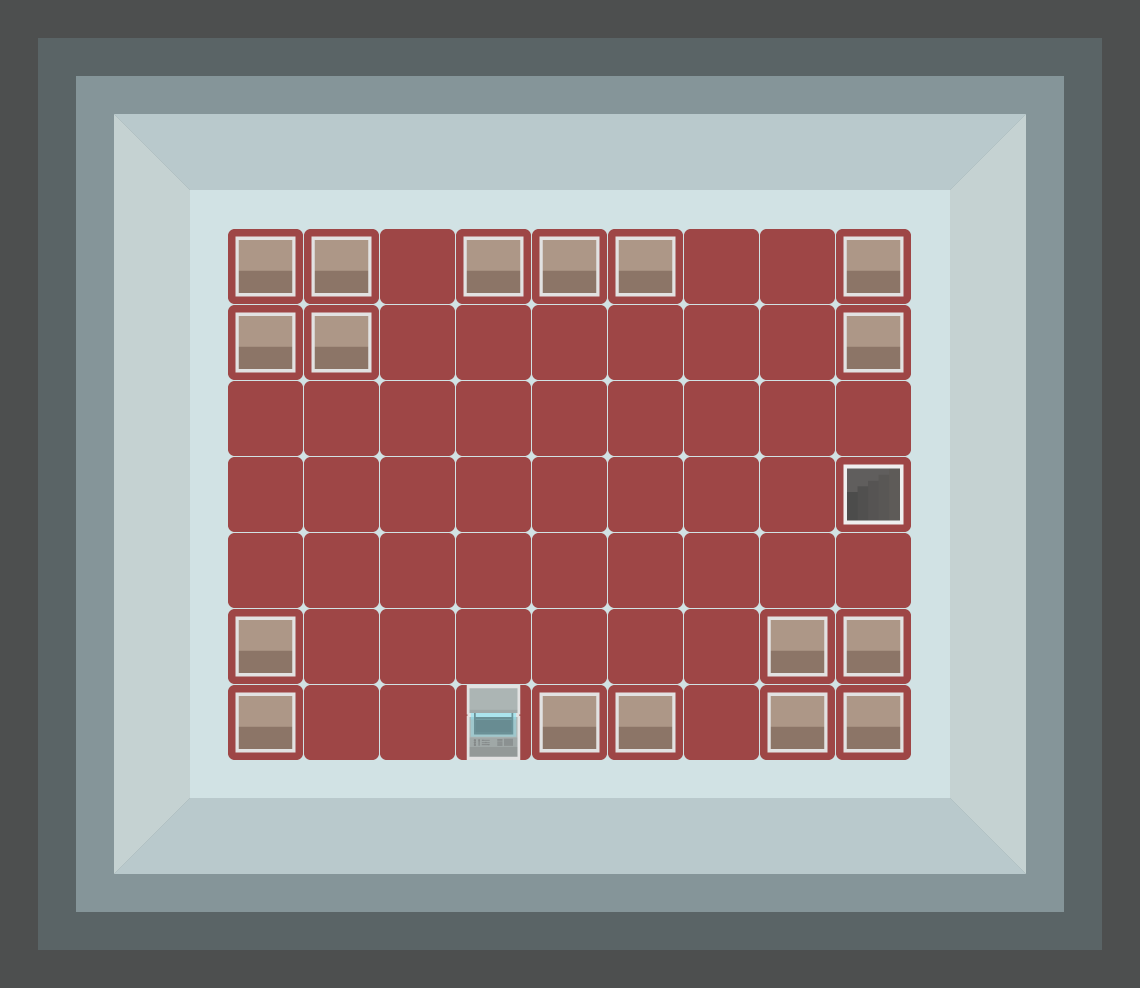

A level layout from a 2D game, rendered from its tile map. Below: a short description, then the map file with its tile-grid data intact:
An orthogonal 30x26 tile map with 38x38 px tiles, 3 tile layers (Background, Ground, Foreground), 2 tilesets and 14 objects.

<map version="1.0" tiledversion="1.1.4" orientation="orthogonal" renderorder="right-down" width="30" height="26" tilewidth="38" tileheight="38" infinite="0" nextobjectid="51">
 <tileset firstgid="1" name="tiles" tilewidth="75" tileheight="75" tilecount="12" columns="4">
  <image source="tiles.png" width="300" height="225" />
 </tileset>
 <tileset firstgid="13" name="lab" tilewidth="38" tileheight="38" tilecount="100" columns="10">
  <image source="tilesets/lab.png" width="380" height="380" />
 </tileset>
 <layer name="Background" width="30" height="26">
  <data encoding="csv">
13,13,13,13,13,13,13,13,13,13,13,13,13,13,13,13,13,13,13,13,13,13,13,13,13,13,13,13,13,13,
13,24,24,24,24,24,24,24,24,24,24,24,24,24,24,24,24,24,24,24,24,24,24,24,24,24,24,24,24,13,
13,24,35,35,35,35,35,35,35,35,35,35,35,35,35,35,35,35,35,35,35,35,35,35,35,35,35,35,24,13,
13,24,35,46,47,47,47,47,47,47,47,47,47,47,47,47,47,47,47,47,47,47,47,47,47,47,49,35,24,13,
13,24,35,56,46,47,47,47,47,47,47,47,47,47,47,47,47,47,47,47,47,47,47,47,47,49,56,35,24,13,
13,24,35,56,56,57,57,57,57,57,57,57,57,57,57,57,57,57,57,57,57,57,57,57,57,56,56,35,24,13,
13,24,35,56,56,57,57,57,57,57,57,57,57,57,57,57,57,57,57,57,57,57,57,57,57,56,56,35,24,13,
13,24,35,56,56,57,57,57,57,57,57,57,57,57,57,57,57,57,57,57,57,57,57,57,57,56,56,35,24,13,
13,24,35,56,56,57,57,57,57,57,57,57,57,57,57,57,57,57,57,57,57,57,57,57,57,56,56,35,24,13,
13,24,35,56,56,57,57,57,57,57,57,57,57,57,57,57,57,57,57,57,57,57,57,57,57,56,56,35,24,13,
13,24,35,56,56,57,57,57,57,57,57,57,57,57,57,57,57,57,57,57,57,57,57,57,57,56,56,35,24,13,
13,24,35,56,56,57,57,57,57,57,57,57,57,57,57,57,57,57,57,57,57,57,57,57,57,56,56,35,24,13,
13,24,35,56,56,57,57,57,57,57,57,57,57,57,57,57,57,57,57,57,57,57,57,57,57,56,56,35,24,13,
13,24,35,56,56,57,57,57,57,57,57,57,57,57,57,57,57,57,57,57,57,57,57,57,57,56,56,35,24,13,
13,24,35,56,56,57,57,57,57,57,57,57,57,57,57,57,57,57,57,57,57,57,57,57,57,56,56,35,24,13,
13,24,35,56,56,57,57,57,57,57,57,57,57,57,57,57,57,57,57,57,57,57,57,57,57,56,56,35,24,13,
13,24,35,56,56,57,57,57,57,57,57,57,57,57,57,57,57,57,57,57,57,57,57,57,57,56,56,35,24,13,
13,24,35,56,56,57,57,57,57,57,57,57,57,57,57,57,57,57,57,57,57,57,57,57,57,56,56,35,24,13,
13,24,35,56,56,57,57,57,57,57,57,57,57,57,57,57,57,57,57,57,57,57,57,57,57,56,56,35,24,13,
13,24,35,56,56,57,57,57,57,57,57,57,57,57,57,57,57,57,57,57,57,57,57,57,57,56,56,35,24,13,
13,24,35,56,56,57,57,57,57,57,57,57,57,57,57,57,57,57,57,57,57,57,57,57,57,56,56,35,24,13,
13,24,35,56,76,47,47,47,47,47,47,47,47,47,47,47,47,47,47,47,47,47,47,47,47,79,56,35,24,13,
13,24,35,76,47,47,47,47,47,47,47,47,47,47,47,47,47,47,47,47,47,47,47,47,47,47,79,35,24,13,
13,24,35,35,35,35,35,35,35,35,35,35,35,35,35,35,35,35,35,35,35,35,35,35,35,35,35,35,24,13,
13,24,24,24,24,24,24,24,24,24,24,24,24,24,24,24,24,24,24,24,24,24,24,24,24,24,24,24,24,13,
13,13,13,13,13,13,13,13,13,13,13,13,13,13,13,13,13,13,13,13,13,13,13,13,13,13,13,13,13,13
</data>
 </layer>
 <layer name="Ground" width="30" height="26">
  <data encoding="csv">
0,0,0,0,0,0,0,0,0,0,0,0,0,0,0,0,0,0,0,0,0,0,0,0,0,0,0,0,0,0,
0,0,0,0,0,0,0,0,0,0,0,0,0,0,0,0,0,0,0,0,0,0,0,0,0,0,0,0,0,0,
0,0,0,0,0,0,0,0,0,0,0,0,0,0,0,0,0,0,0,0,0,0,0,0,0,0,0,0,0,0,
0,0,0,0,0,0,0,0,0,0,0,0,0,0,0,0,0,0,0,0,0,0,0,0,0,0,0,0,0,0,
0,0,0,0,0,0,0,0,0,0,0,0,0,0,0,0,0,0,0,0,0,0,0,0,0,0,0,0,0,0,
0,0,0,0,0,0,0,0,0,0,0,0,0,0,0,0,0,0,0,0,0,0,0,0,0,0,0,0,0,0,
0,0,0,0,0,0,0,0,0,0,0,0,0,0,0,0,0,0,0,0,0,0,0,0,0,0,0,0,0,0,
0,0,0,0,0,0,6,0,6,0,6,0,6,0,6,0,6,0,6,0,6,0,6,0,0,0,0,0,0,0,
0,0,0,0,0,0,0,0,0,0,0,0,0,0,0,0,0,0,0,0,0,0,0,0,0,0,0,0,0,0,
0,0,0,0,0,0,6,0,6,0,6,0,6,0,6,0,6,0,6,0,6,0,6,0,0,0,0,0,0,0,
0,0,0,0,0,0,0,0,0,0,0,0,0,0,0,0,0,0,0,0,0,0,0,0,0,0,0,0,0,0,
0,0,0,0,0,0,6,0,6,0,6,0,6,0,6,0,6,0,6,0,6,0,6,0,0,0,0,0,0,0,
0,0,0,0,0,0,0,0,0,0,0,0,0,0,0,0,0,0,0,0,0,0,0,0,0,0,0,0,0,0,
0,0,0,0,0,0,6,0,6,0,6,0,6,0,6,0,6,0,6,0,6,0,6,0,0,0,0,0,0,0,
0,0,0,0,0,0,0,0,0,0,0,0,0,0,0,0,0,0,0,0,0,0,0,0,0,0,0,0,0,0,
0,0,0,0,0,0,6,0,6,0,6,0,6,0,6,0,6,0,6,0,6,0,6,0,0,0,0,0,0,0,
0,0,0,0,0,0,0,0,0,0,0,0,0,0,0,0,0,0,0,0,0,0,0,0,0,0,0,0,0,0,
0,0,0,0,0,0,6,0,6,0,6,0,6,0,6,0,6,0,6,0,6,0,6,0,0,0,0,0,0,0,
0,0,0,0,0,0,0,0,0,0,0,0,0,0,0,0,0,0,0,0,0,0,0,0,0,0,0,0,0,0,
0,0,0,0,0,0,6,0,6,0,6,0,6,0,6,0,6,0,6,0,6,0,6,0,0,0,0,0,0,0,
0,0,0,0,0,0,0,0,0,0,0,0,0,0,0,0,0,0,0,0,0,0,0,0,0,0,0,0,0,0,
0,0,0,0,0,0,0,0,0,0,0,0,0,0,0,0,0,0,0,0,0,0,0,0,0,0,0,0,0,0,
0,0,0,0,0,0,0,0,0,0,0,0,0,0,0,0,0,0,0,0,0,0,0,0,0,0,0,0,0,0,
0,0,0,0,0,0,0,0,0,0,0,0,0,0,0,0,0,0,0,0,0,0,0,0,0,0,0,0,0,0,
0,0,0,0,0,0,0,0,0,0,0,0,0,0,0,0,0,0,0,0,0,0,0,0,0,0,0,0,0,0,
0,0,0,0,0,0,0,0,0,0,0,0,0,0,0,0,0,0,0,0,0,0,0,0,0,0,0,0,0,0
</data>
 </layer>
 <layer name="Foreground" width="30" height="26">
  <data encoding="csv">
0,0,0,0,0,0,0,0,0,0,0,0,0,0,0,0,0,0,0,0,0,0,0,0,0,0,0,0,0,0,
0,0,0,0,0,0,0,0,0,0,0,0,0,0,0,0,0,0,0,0,0,0,0,0,0,0,0,0,0,0,
0,0,0,0,0,0,0,0,0,0,0,0,0,0,0,0,0,0,0,0,0,0,0,0,0,0,0,0,0,0,
0,0,0,0,0,0,0,0,0,0,0,0,0,0,0,0,0,0,0,0,0,0,0,0,0,0,0,0,0,0,
0,0,0,0,0,0,0,0,0,0,0,0,0,0,0,0,0,0,0,0,0,0,0,0,0,0,0,0,0,0,
0,0,0,0,0,0,0,0,0,0,0,0,0,0,0,0,0,0,0,0,0,0,0,0,0,0,0,0,0,0,
0,0,0,0,0,0,0,0,0,0,0,0,0,0,0,0,0,0,0,0,0,0,0,0,0,0,0,0,0,0,
0,0,0,0,0,0,1,0,1,0,0,0,1,0,1,0,1,0,0,0,0,0,1,0,0,0,0,0,0,0,
0,0,0,0,0,0,0,0,0,0,0,0,0,0,0,0,0,0,0,0,0,0,0,0,0,0,0,0,0,0,
0,0,0,0,0,0,1,0,1,0,0,0,0,0,0,0,0,0,0,0,0,0,1,0,0,0,0,0,0,0,
0,0,0,0,0,0,0,0,0,0,0,0,0,0,0,0,0,0,0,0,0,0,0,0,0,0,0,0,0,0,
0,0,0,0,0,0,0,0,0,0,0,0,0,0,0,0,0,0,0,0,0,0,0,0,0,0,0,0,0,0,
0,0,0,0,0,0,0,0,0,0,0,0,0,0,0,0,0,0,0,0,0,0,0,0,0,0,0,0,0,0,
0,0,0,0,0,0,0,0,0,0,0,0,0,0,0,0,0,0,0,0,0,0,2,0,0,0,0,0,0,0,
0,0,0,0,0,0,0,0,0,0,0,0,0,0,0,0,0,0,0,0,0,0,0,0,0,0,0,0,0,0,
0,0,0,0,0,0,0,0,0,0,0,0,0,0,0,0,0,0,0,0,0,0,0,0,0,0,0,0,0,0,
0,0,0,0,0,0,0,0,0,0,0,0,0,0,0,0,0,0,0,0,0,0,0,0,0,0,0,0,0,0,
0,0,0,0,0,0,1,0,0,0,0,0,0,0,0,0,0,0,0,0,1,0,1,0,0,0,0,0,0,0,
0,0,0,0,0,0,0,0,0,0,0,0,0,0,0,0,0,0,0,0,0,0,0,0,0,0,0,0,0,0,
0,0,0,0,0,0,1,0,0,0,0,0,3,0,1,0,1,0,0,0,1,0,1,0,0,0,0,0,0,0,
0,0,0,0,0,0,0,0,0,0,0,0,0,0,0,0,0,0,0,0,0,0,0,0,0,0,0,0,0,0,
0,0,0,0,0,0,0,0,0,0,0,0,0,0,0,0,0,0,0,0,0,0,0,0,0,0,0,0,0,0,
0,0,0,0,0,0,0,0,0,0,0,0,0,0,0,0,0,0,0,0,0,0,0,0,0,0,0,0,0,0,
0,0,0,0,0,0,0,0,0,0,0,0,0,0,0,0,0,0,0,0,0,0,0,0,0,0,0,0,0,0,
0,0,0,0,0,0,0,0,0,0,0,0,0,0,0,0,0,0,0,0,0,0,0,0,0,0,0,0,0,0,
0,0,0,0,0,0,0,0,0,0,0,0,0,0,0,0,0,0,0,0,0,0,0,0,0,0,0,0,0,0
</data>
 </layer>
 <objectgroup color="#0000ff" name="Key" opacity="0.5">
  <object id="29" x="380" y="228">
   <polygon points="0,0 380,0 380,304 0,304" />
  </object>
  <object id="40" gid="10" x="456" y="380" width="75" height="75" />
 </objectgroup>
 <objectgroup color="#ff0000" name="Enemies" opacity="0.5">
  <object id="30" x="380" y="760">
   <polygon points="0,0 0,-532 76,-532 76,0" />
  </object>
  <object id="31" x="836" y="608">
   <polygon points="0,0 -152,0 -152,-380 0,-380" />
  </object>
  <object id="33" gid="7" x="380" y="456" width="75" height="75" />
  <object id="34" gid="7" x="380" y="532" width="75" height="75" />
  <object id="35" gid="7" x="684" y="456" width="75" height="75" />
  <object id="36" gid="7" x="684" y="532" width="75" height="75" />
  <object id="38" gid="7" x="608" y="684" width="75" height="75" />
  <object id="39" gid="7" x="532" y="456" width="75" height="75" />
  <object id="45" x="380" y="532" width="304" height="228" />
  <object id="49" gid="7" x="456" y="684" width="75" height="75" />
 </objectgroup>
 <objectgroup name="Scramble Enemies" visible="0" opacity="0.49">
  <object id="47" x="532" y="342">
   <polygon points="0,0 228,0 228,228 0,228" />
  </object>
  <object id="48" gid="7" x="608" y="494" width="75" height="75" />
 </objectgroup>
</map>
